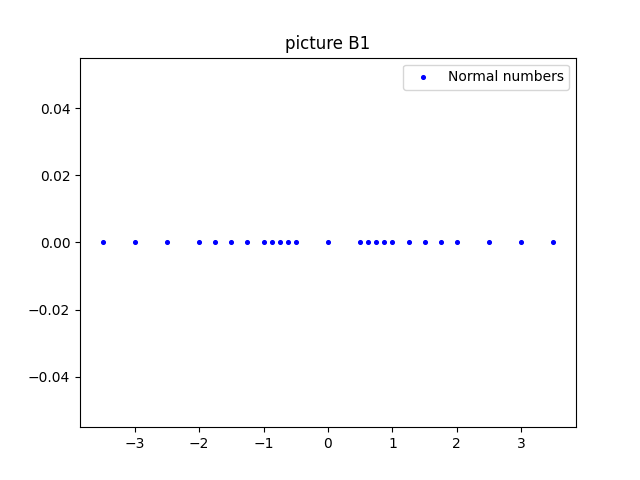

This figure's Python source:
import matplotlib.pyplot as plt

# Data
x_1 = [-3.5, -3, -2.5, -2, -1.75, -1.5, -1.25, -1, -0.875, -0.75, -0.625, -0.5, 0, 0.5, 0.625, 0.75, 0.875, 1, 1.25, 1.5, 1.75, 2, 2.5, 3, 3.5]
y_1 = [0] * 25

# Plot
plt.scatter(x_1, y_1, 7, color='blue', label='Normal numbers')
plt.legend()
plt.title('picture B1')
plt.savefig('problem_b1.png')
